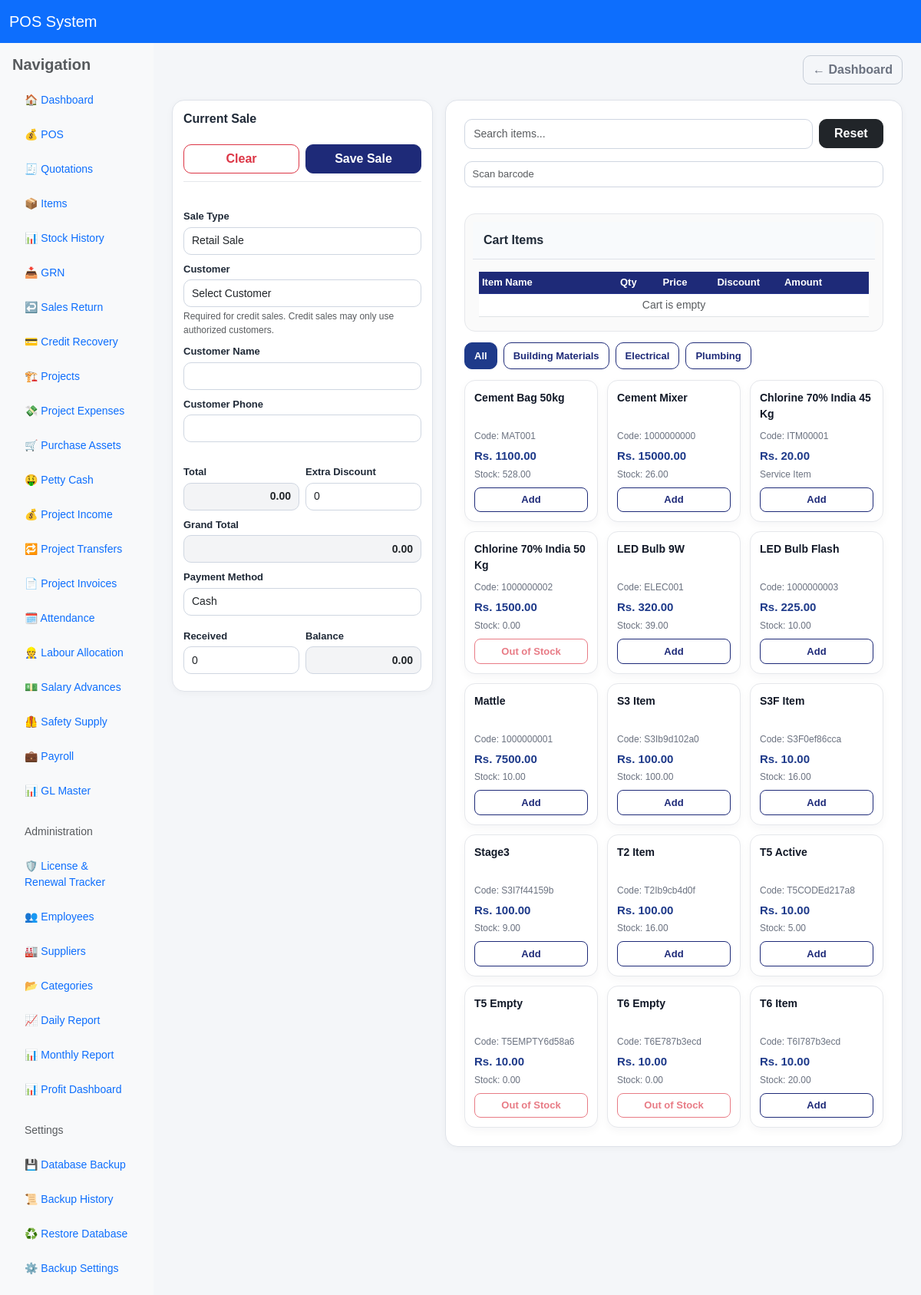
Before: / with the older database file.
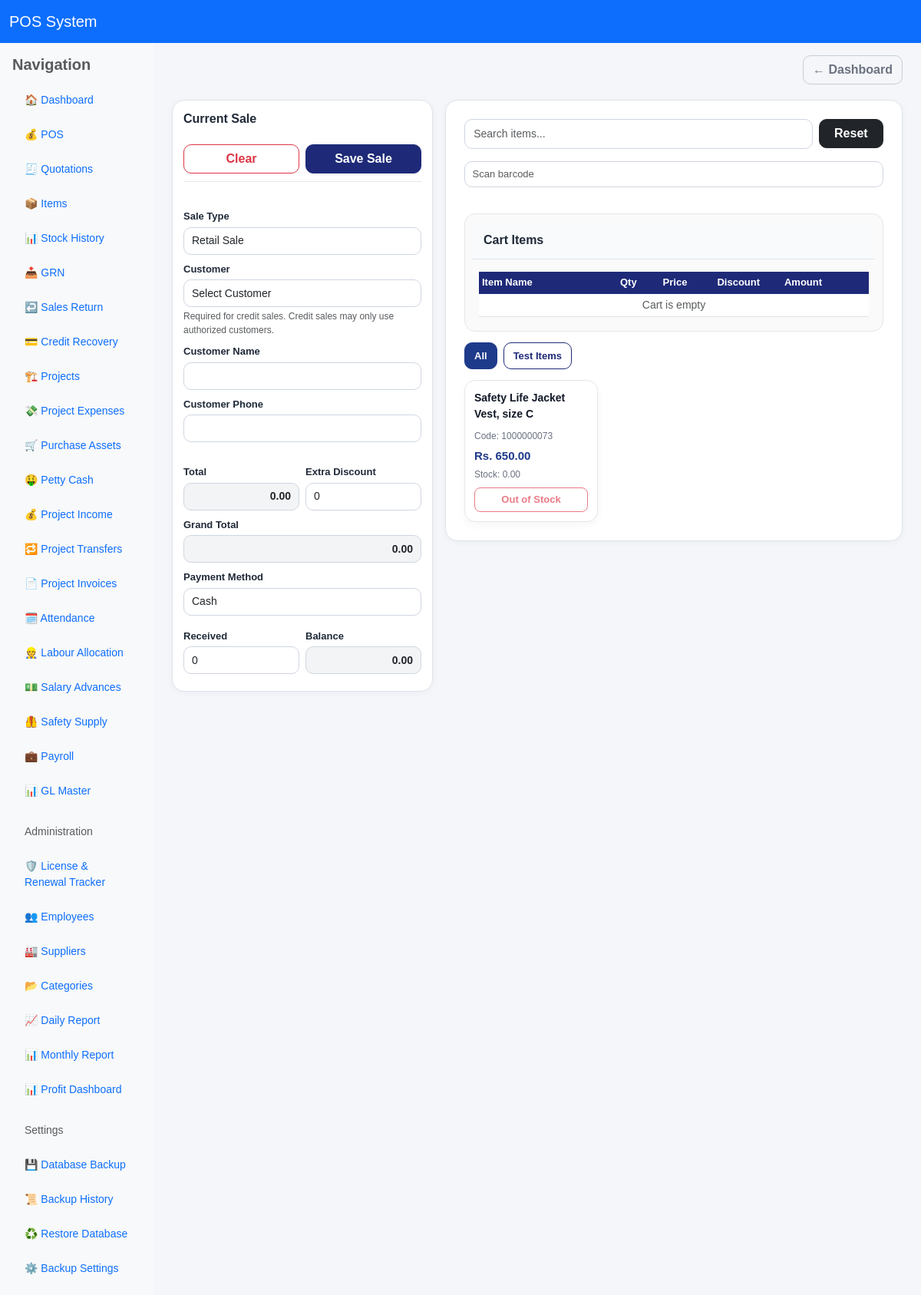
After: the same page with the newer database file.
### pos/models.py (models this page shows, shortened)
class Category(models.Model):
    name = models.CharField(max_length=100, unique=True)
    description = models.TextField(blank=True, null=True)
    is_active = models.BooleanField(default=True)
    created_at = models.DateTimeField(auto_now_add=True)
    class Meta:
        ordering = ["name"]

class Item(models.Model):
    ITEM_TYPE_CHOICES = [
        ("retail", "Retail"),
        ("project", "Project"),
        ("service", "Service"),
    ]
    item_code = models.CharField(max_length=50, unique=True)
    barcode = models.CharField(max_length=80, unique=True, null=True, blank=True)
    name = models.CharField(max_length=255)
    category = models.ForeignKey(
        "Category",
        on_delete=models.SET_NULL,
        null=True,
        blank=True
    )
    supplier = models.ForeignKey(
        "Supplier",
        on_delete=models.SET_NULL,
        null=True,
        blank=True
    )
    unit = models.CharField(max_length=30, default="pcs")
    cost_price = models.DecimalField(max_digits=12, decimal_places=2, default=0)
    selling_price = models.DecimalField(max_digits=12, decimal_places=2, default=0)
    stock = models.DecimalField(max_digits=12, decimal_places=2, default=0)
    purchase_date = models.DateField(blank=True, null=True)
    item_type = models.CharField(max_length=20, choices=ITEM_TYPE_CHOICES, default="retail")
    is_service = models.BooleanField(default=False)
    allow_discount = models.BooleanField(default=True)
    max_discount_value = models.DecimalField(max_digits=12, decimal_places=2, default=0)
    reorder_level = models.DecimalField(max_digits=12, decimal_places=2, default=0)
    warranty_days = models.PositiveIntegerField(default=0)
    retail_gl_account = models.ForeignKey(
        "GLMaster",
        on_delete=models.SET_NULL,
        null=True,
        blank=True,
        related_name="retail_items"
    )
    cost_gl_account = models.ForeignKey(
        "GLMaster",
        on_delete=models.SET_NULL,
        null=True,
        blank=True,
        related_name="cost_items"
    )
    is_active = models.BooleanField(default=True)
    updated_by = models.ForeignKey(
        User,
        on_delete=models.SET_NULL,
        null=True,
        blank=True,
        related_name="updated_items"
    )
    created_at = models.DateTimeField(auto_now_add=True)
    class Meta:
        ordering = ["name"]

### pos/views.py (the view, shortened to what this page needs)
# urls.py: path('', views.pos_page, name='pos'),
def pos_page(request):
    query = request.GET.get("q", "").strip()
    items = Item.objects.filter(is_active=True).select_related("category").order_by("name")
    projects = Project.objects.filter(is_active=True).order_by("-id")
    categories = Category.objects.all().order_by("name")
    customers = Customer.objects.filter(is_active=True).order_by("name")
    bank_accounts = BankAccount.objects.filter(is_active=True, is_deleted=False).order_by("bank_name", "account_name")
    return render(request, "pos/pos.html", {
        "items": items,
        "projects": projects,
        "categories": categories,
        "customers": customers,
        "bank_accounts": bank_accounts,
        "query": query,
        "show_items": can_manage_items(request.user),
    })

### pos/views.py (called while the page is built)
def is_owner(user):
    return user.is_superuser or user.groups.filter(name__iexact="Owner").exists()

def is_manager(user):
    return user.groups.filter(name__iexact="Manager").exists()

def is_clerk(user):
    return user.groups.filter(name__iexact="Clerk").exists()

def can_manage_items(user):
    return is_owner(user) or is_manager(user) or is_clerk(user)

### pos/templates/pos/pos.html (shortened to what the changed rows need)
{% extends "base.html" %}
{% block content %}
<div class="pos-layout">
    <div class="pos-right-panel">
        <div class="card p-3 p-md-4 pos-right-card">
            <div class="pos-cart-box">
                <div class="pos-cart-scroll">
                    <table class="table table-sm align-middle mb-0">
                        <thead>
                            <tr>
                                <th style="min-width:180px;">Item Name</th>
                                <th style="width:80px;">Qty</th>
                                <th style="width:100px;">Price</th>
                                <th style="width:110px;">Discount</th>
                                <th style="width:100px;">Amount</th>
                                <th style="width:60px;"></th>
                            </tr>
                        </thead>
                    </table>
                </div>
            </div>
            <div class="pos-category-bar">
                <button type="button" class="btn btn-primary btn-sm category-btn active" onclick="filterByCategory('all', this)">
                    All
                </button>
                {% for category in categories %}
                <button type="button"
                        class="btn btn-outline-primary btn-sm category-btn"
                        onclick="filterByCategory('{{ category.name|lower|escapejs }}', this)">
                    {{ category.name }}
                </button>
                {% endfor %}
            </div>
            <div class="pos-items-grid" id="itemsGrid">
                {% for item in items %}
                <div class="pos-item-card"
                     data-name="{{ item.name|lower }}"
                     data-code="{{ item.item_code|lower }}"
                     data-barcode="{{ item.barcode|default:''|lower }}"
                     data-category="{% if item.category %}{{ item.category.name|lower }}{% else %}uncategorized{% endif %}">
                    <div class="pos-item-name">{{ item.name }}</div>
                    <div class="pos-item-meta">Code: {{ item.item_code }}</div>
                    <div class="pos-item-price">Rs. {{ item.selling_price }}</div>
                    <div class="pos-item-stock">
                        {% if item.is_service %}
                            Service Item
                        {% else %}
                            Stock: {{ item.stock }}
                        {% endif %}
                    </div>
                    {% if not item.is_service and item.stock <= 0 %}
                    <button type="button" class="btn btn-outline-danger btn-sm mt-2 w-100" disabled>
                        Out of Stock
                    </button>
                    {% else %}
                    <button type="button"
                            class="btn btn-outline-primary btn-sm mt-2 w-100 add-item-btn"
                            data-id="{{ item.id }}"
                            data-code="{{ item.item_code|escapejs }}"
                            data-barcode="{{ item.barcode|default:''|escapejs }}"
                            data-name="{{ item.name|escapejs }}"
                            data-price="{{ item.selling_price }}"
                            data-maxdiscount="{{ item.max_discount_value|default:0 }}"
                            data-allowdiscount="{{ item.allow_discount|yesno:'true,false' }}"
                            data-stock="{{ item.stock|default:0 }}"
                            data-isservice="{{ item.is_service|yesno:'true,false' }}">
                        Add
                    </button>
                    {% endif %}
                </div>
                {% empty %}
                <div class="text-muted">No items found.</div>
                {% endfor %}
            </div>
        </div>
    </div>
</div>
{% endblock %}

Changed rows visible on the page:
removed Category: name "Building Materials"
removed Category: name "Electrical"
removed Category: name "Plumbing"
removed Item: name "Cement Bag 50kg", item_code "MAT001", selling_price "1100.00", stock "528.00"
removed Item: name "Cement Mixer", item_code "1000000000", selling_price "15000.00", stock "26.00"
removed Item: name "Chlorine 70% India 45 Kg", item_code "ITM00001", selling_price "20.00", is_service "Service Item"
removed Item: name "Chlorine 70% India 50 Kg", item_code "1000000002", selling_price "1500.00", stock "0.00", is_service "Out of Stock"
removed Item: name "LED Bulb 9W", item_code "ELEC001", selling_price "320.00", stock "39.00"
removed Item: name "LED Bulb Flash", item_code "1000000003", selling_price "225.00", stock "10.00"
removed Item: name "Mattle", item_code "1000000001", selling_price "7500.00", stock "10.00"
removed Item: name "S3 Item", item_code "S3Ib9d102a0", selling_price "100.00", stock "100.00"
removed Item: name "S3F Item", item_code "S3F0ef86cca", selling_price "10.00", stock "16.00"
removed Item: name "Stage3", item_code "S3I7f44159b", selling_price "100.00", stock "9.00"
removed Item: name "T2 Item", item_code "T2Ib9cb4d0f", selling_price "100.00", stock "16.00"
removed Item: name "T5 Active", item_code "T5CODEd217a8", selling_price "10.00", stock "5.00"
removed Item: name "T5 Empty", item_code "T5EMPTY6d58a6", selling_price "10.00", stock "0.00", is_service "Out of Stock"
removed Item: name "T6 Empty", item_code "T6E787b3ecd", selling_price "10.00", stock "0.00", is_service "Out of Stock"
removed Item: name "T6 Item", item_code "T6I787b3ecd", selling_price "10.00", stock "20.00"
added Category: name "Test Items"
added Item: name "Safety Life Jacket Vest, size C", item_code "1000000073", selling_price "650.00", stock "0.00", is_service "Out of Stock"
